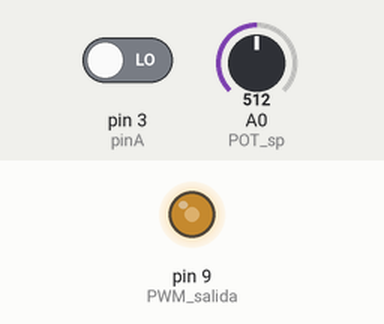
Recording of a sketch running on a simulated Arduino Uno, built with avr-gcc and run on an emulated ATmega328P. Shown: output pins drawn as LEDs (lit = HIGH). The test bench sets the inputs (shaded band); at power-on: A0 (POT_sp) = 512, pin 3 (pinA) LOW. What the sketch prints to the serial monitor is not drawn.

Above: at 1.2 s.
1.3 s: A0 (POT_sp) set to 1008
At 2.3 s:
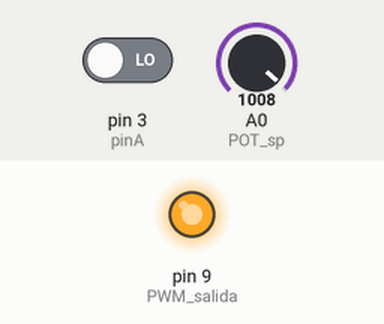
2.8 s: A0 (POT_sp) set to 1023
At 3.4 s:
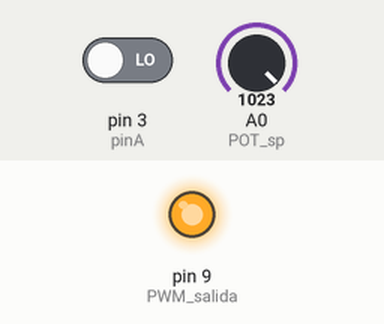
5.8 s: A0 (POT_sp) set to 716
At 6.9 s:
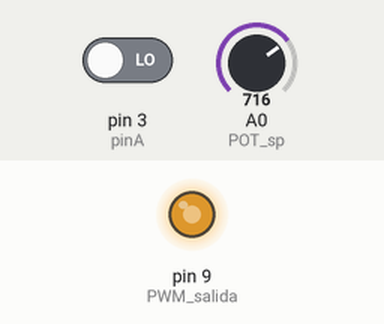
7.3 s: A0 (POT_sp) set to 0
At 8.0 s:
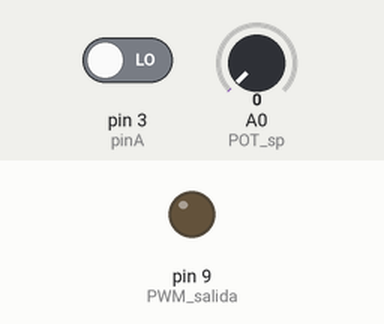
8.8 s: A0 (POT_sp) set to 122
At 9.2 s:
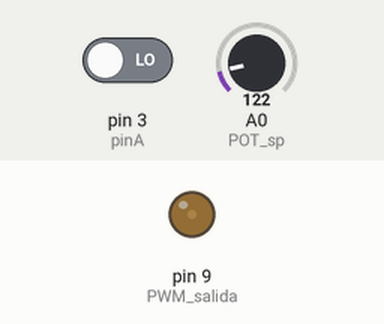
10.3 s: A0 (POT_sp) set to 511
At 11.6 s:
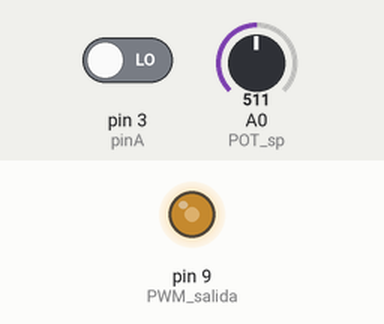
Timing chart, 0 to 12.8 s (numbered marks = the images above; inputs shaded):
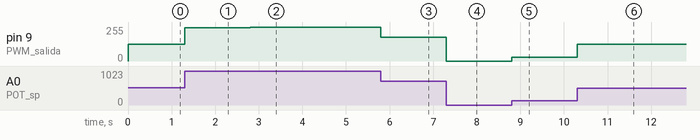

The sketch:

Lazo_Abierto.ino
```cpp
int POT_sp = 0;
float sp;
int PWM_salida=9;
float pv;

int pinA =3;
volatile int contador =0;
long interval =100;
unsigned long previousMillis=0;

void setup() {
pinMode(pinA,INPUT);
pinMode(PWM_salida,OUTPUT);
Serial.begin(115200);
attachInterrupt(1,interrupcion,RISING);
}

void loop() {
unsigned long currentMillis = millis();
if ((currentMillis-previousMillis)>=interval){
  previousMillis=currentMillis;

  pv=10*contador*(60.0/900.0);
  contador=0;
  }

sp = analogRead(POT_sp)*(100.0/1023);
analogWrite(PWM_salida,sp*(255.0/100.0));

Serial.print("sp: ");
Serial.print(sp);
Serial.print(" pv: ");
Serial.println(pv);


}

void interrupcion (){
  contador++;
  }
```

Measured:
- after the input at 1.3 s, pin 9 (PWM_salida): 127/255 → 251/255 at once
- after the input at 2.8 s, pin 9 (PWM_salida): 251/255 → 255/255 at once
- after the input at 5.8 s, pin 9 (PWM_salida): 255/255 → 178/255 at once
- after the input at 7.3 s, pin 9 (PWM_salida): 178/255 → 0/255 at once
- after the input at 8.8 s, pin 9 (PWM_salida): 0/255 → 30/255 at once
- after the input at 10.3 s, pin 9 (PWM_salida): 30/255 → 127/255 at once
